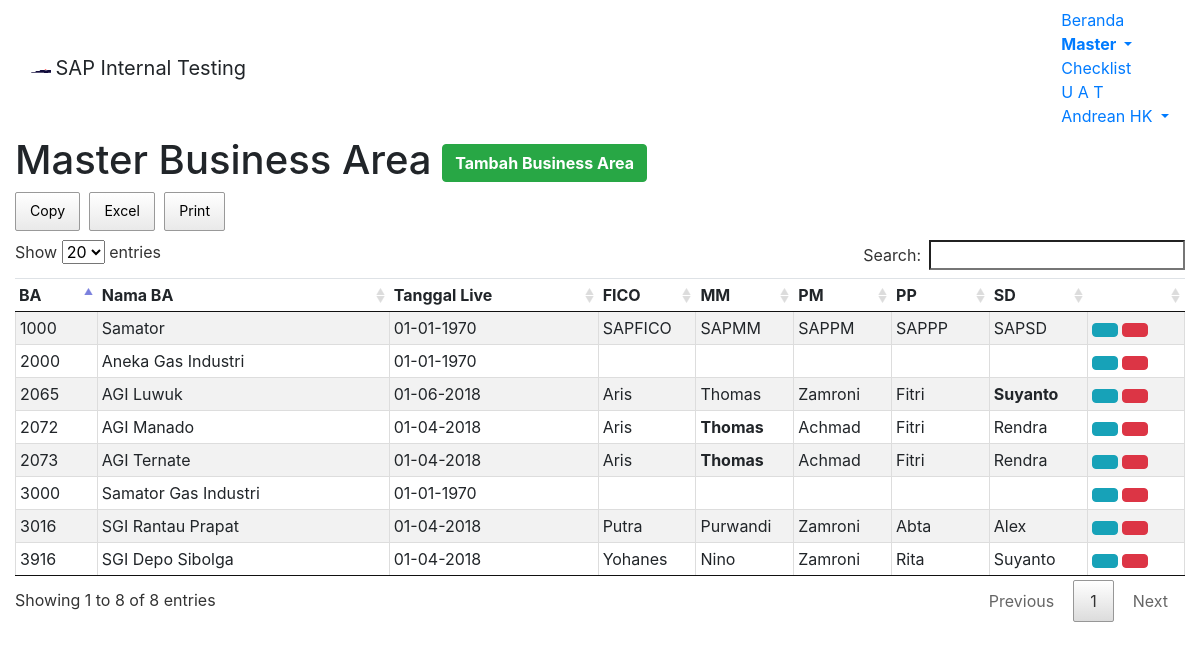
Screenshot of /module/home/m-ba.php (signed in) with the database file from the repository.
### tables this page shows
CREATE TABLE `m_ba` (
  `id` int(11) NOT NULL,
  `idba` int(4) NOT NULL,
  `nameba` varchar(255) NOT NULL,
  `date_live` date DEFAULT NULL,
  `p_fico` varchar(255) DEFAULT NULL,
  `p_mm` varchar(255) DEFAULT NULL,
  `p_pm` varchar(255) DEFAULT NULL,
  `p_pp` varchar(255) DEFAULT NULL,
  `p_sd` varchar(255) DEFAULT NULL,
  `chg_by` varchar(255) DEFAULT NULL,
  `chg_date` datetime DEFAULT NULL,
  `tlba` varchar(255) DEFAULT NULL
);

### module/home/m-ba.php (the view, shortened to what this page needs)
<!DOCTYPE html>
<?php
	$root = "../../";
	require "../template/setting.php";
?>
 <html lang="en-US">
<head>
<link href="<?php echo $root; ?>assets/css/bootstrap.min.css" rel="stylesheet">
<link href="<?php echo $root; ?>assets/datatables/media/css/jquery.dataTables.min.css" rel="stylesheet">
<link href="<?php echo $root; ?>assets/datatables/media/css/buttons.dataTables.min.css" rel="stylesheet">
<link href="<?php echo $root; ?>assets/bs-select/css/bootstrap-select.min.css" rel="stylesheet">
<body>
	<nav class="navbar navbar-default">
	  <div class="container-fluid">
		<div class="navbar-header">
		  <img alt="Samator" class="navbar-text" src="<?php echo $root; ?>assets/images/s-logo.png" width="20" height="20">
		  <a class="navbar-brand">SAP Internal Testing</a>
		</div>
		<ul class="nav navbar-nav navbar-right">
			<li><a href="<?php echo $root; ?>module/home/home.php">Beranda</a></li>
			<li class="dropdown active">
				<a class="dropdown-toggle" data-toggle="dropdown" href="#"><b>Master
				<span class="caret"></span></b></a>
			</li>
			<li><a href="<?php echo $root; ?>module/home/checklist.php">Checklist</a></li>
			<li><a href="<?php echo $root; ?>module/home/uat.php">U A T</a></li>
			<li class="dropdown">
				<a class="dropdown-toggle" data-toggle="dropdown" href="#"><span class="glyphicon glyphicon-user" aria-hidden="true"></span>
				<?php echo $_SESSION["longname"]; ?>
				<span class="caret"></span></a>
			</li>
		</ul>
	  </div>
	</nav>
	<div class="container-fluid">
		<h1>Master Business Area
			<?php
				if ($_SESSION['modul']=="ABAP" || $_SESSION['modul']=="BASIS" || $_SESSION['modul']=="SUPER")
				{
			?>
			<button type="button" class="btn btn-success pull-right" data-toggle="modal" data-target="#modaladdba"><span class="glyphicon glyphicon-plus"></span> <b>Tambah Business Area</b></button>
			<?php
				}
				else
				{
				}
			?>
		</h1>
	</div>
	<div class="container-fluid">
		<table id="tableBA" class="table table-hover text-left table-striped compact cell-border">
			<thead>
				<tr>
					<td><b>BA</b></td>
					<td><b>Nama BA</b></td>
					<td><b>Tanggal Live</b></td>
					<td class="col-md-1 col-lg-1"><b>FICO</b></td>
					<td class="col-md-1 col-lg-1"><b>MM</b></td>
					<td class="col-md-1 col-lg-1"><b>PM</b></td>
					<td class="col-md-1 col-lg-1"><b>PP</b></td>
					<td class="col-md-1 col-lg-1"><b>SD</b></td>
					<td class="col-md-1"></td>
				</tr>
			</thead>
			<tbody data-link="row">
			<?php
				$query = "SELECT * FROM m_ba";
				$result = mysqli_query($con,$query);
				while($row = mysqli_fetch_array($result,MYSQLI_ASSOC))
				{
					echo "<tr>";
						echo "<td style:'border=1px solid black'>".$row['idba']."</td>";
						echo "<td style:'border=1px solid black'>".$row['nameba']."</td>";
						$origDate = $row['date_live'];
						$newDate = date("d-m-Y", strtotime($origDate));
						echo "<td style:'border=1px solid black'>".$newDate."</td>";
						if ($row['tlba'] == 'FICO') {
							echo "<td style:'border=1px solid black'><b>".$row['p_fico']."</b></td>";
							echo "<td style:'border=1px solid black'>".$row['p_mm']."</td>";
							echo "<td style:'border=1px solid black'>".$row['p_pm']."</td>";
							echo "<td style:'border=1px solid black'>".$row['p_pp']."</td>";
							echo "<td style:'border=1px solid black'>".$row['p_sd']."</td>";
						}
						else if ($row['tlba'] == 'MM') {
							echo "<td style:'border=1px solid black'>".$row['p_fico']."</td>";
							echo "<td style:'border=1px solid black'><b>".$row['p_mm']."</b></td>";
							echo "<td style:'border=1px solid black'>".$row['p_pm']."</td>";
							echo "<td style:'border=1px solid black'>".$row['p_pp']."</td>";
							echo "<td style:'border=1px solid black'>".$row['p_sd']."</td>";
						}
						else if ($row['tlba'] == 'SD') {
							echo "<td style:'border=1px solid black'>".$row['p_fico']."</td>";
							echo "<td style:'border=1px solid black'>".$row['p_mm']."</td>";
							echo "<td style:'border=1px solid black'>".$row['p_pm']."</td>";
							echo "<td style:'border=1px solid black'>".$row['p_pp']."</td>";
							echo "<td style:'border=1px solid black'><b>".$row['p_sd']."</b></td>";
						} else {
							echo "<td style:'border=1px solid black'>".$row['p_fico']."</td>";
							echo "<td style:'border=1px solid black'>".$row['p_mm']."</td>";
							echo "<td style:'border=1px solid black'>".$row['p_pm']."</td>";
							echo "<td style:'border=1px solid black'>".$row['p_pp']."</td>";
							echo "<td style:'border=1px solid black'>".$row['p_sd']."</td>";
						}
			?>
							<td><a type='button' class='btn btn-info btn-xs' data-toggle='modal' href="#modalEditBA<?php echo $row['id']; ?>"><span class='glyphicon glyphicon-pencil'></span></a>
							<a type='button' class='btn btn-danger btn-xs' data-toggle='modal' href="#modalDelBA<?php echo $row['idba']; ?>"><span class='glyphicon glyphicon-trash'></span></a></td>
			<?php
					echo "</tr>";
				}
			?>
			</tbody>
		</table>
	</div>
</body>

### rows the page displays
m_ba: idba "1000", nameba "Samator", newDate "01-01-1970", p_fico "SAPFICO", p_mm "SAPMM", p_pm "SAPPM", p_pp "SAPPP", p_sd "SAPSD"
m_ba: idba "2000", nameba "Aneka Gas Industri", newDate "01-01-1970"
m_ba: idba "3000", nameba "Samator Gas Industri", newDate "01-01-1970"
m_ba: idba "3016", nameba "SGI Rantau Prapat", date_live "01-04-2018", p_fico "Putra", p_mm "Purwandi", p_pm "Zamroni", p_pp "Abta", p_sd "Alex"
m_ba: idba "3916", nameba "SGI Depo Sibolga", date_live "01-04-2018", p_fico "Yohanes", p_mm "Nino", p_pm "Zamroni", p_pp "Rita", p_sd "Suyanto"
m_ba: idba "2072", nameba "AGI Manado", date_live "01-04-2018", p_fico "Aris", p_mm "Thomas", p_pm "Achmad", p_pp "Fitri", p_sd "Rendra"
m_ba: idba "2073", nameba "AGI Ternate", date_live "01-04-2018", p_fico "Aris", p_mm "Thomas", p_pm "Achmad", p_pp "Fitri", p_sd "Rendra"
m_ba: idba "2065", nameba "AGI Luwuk", date_live "01-06-2018", p_fico "Aris", p_mm "Thomas", p_pm "Zamroni", p_pp "Fitri", p_sd "Suyanto"

### other values shown
$_SESSION["longname"] "Andrean HK"
